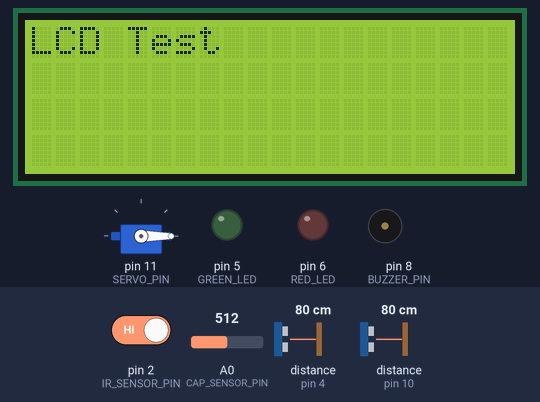
Simulated run of this sketch. Board: Arduino Uno, built with avr-gcc and run on an emulated ATmega328P. On the bench: 20×4 character LCD, servo, output pins drawn as LEDs (lit = HIGH), buzzer (waves = sounding, pin HIGH). Wiring (inferred from the names in the program): ultrasonic range finder: trigger pin 3; echo pin 4. The test bench sets the inputs (shaded band); at power-on: pin 2 (IR_SENSOR_PIN) HIGH, distance to the obstacle (sensors on pin 4, pin 10) 80 cm, A0 (CAP_SENSOR_PIN) = 512. The echo pulse lasts 58.3 µs per cm; the modem accepts every AT command (registered, SIM ready, sends succeed) and sends nothing else; pins used as bus, display or sensor lines are not drawn; what the sketch prints to the serial monitor is not drawn.

Above: at 0.6 s.
At 3.9 s:
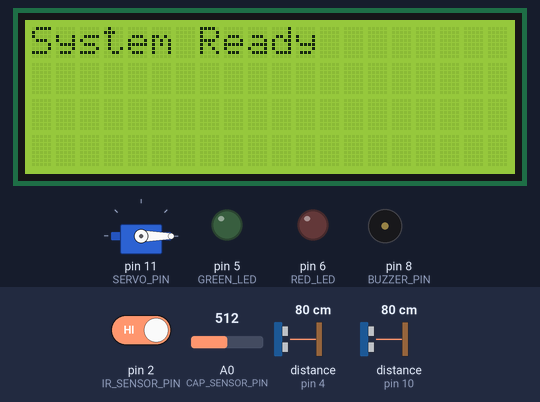
6.1 s: pin 2 (IR_SENSOR_PIN) driven LOW
At 7.9 s:
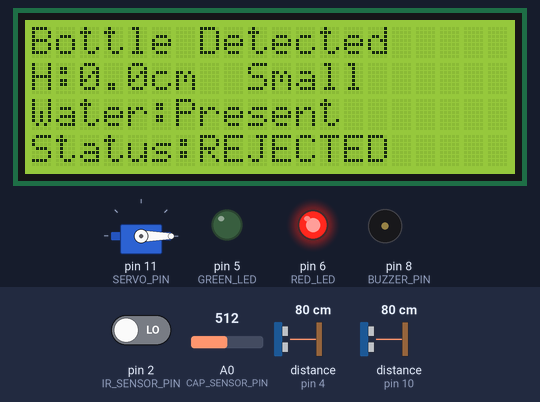
8.7 s: pin 2 (IR_SENSOR_PIN) driven HIGH
At 11.5 s:
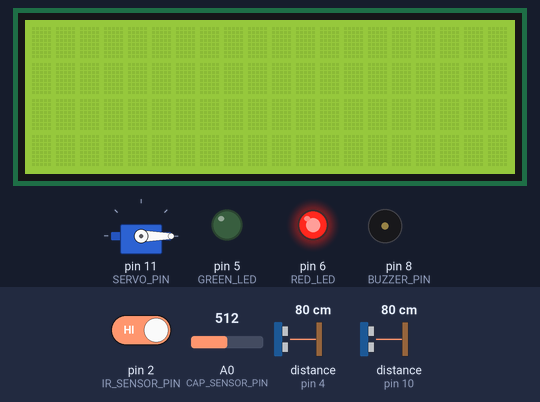
11.7 s: distance to the obstacle (sensor on pin 4) set to 12 cm
13.2 s: distance to the obstacle (sensor on pin 4) set to 9 cm
At 14.2 s:
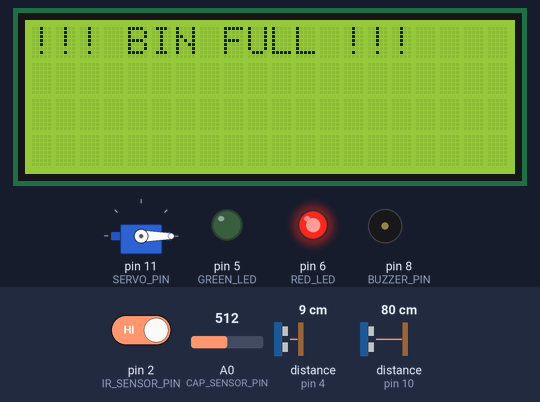
Timing chart, 0 to 15.7 s (numbered marks = the images above; inputs shaded):
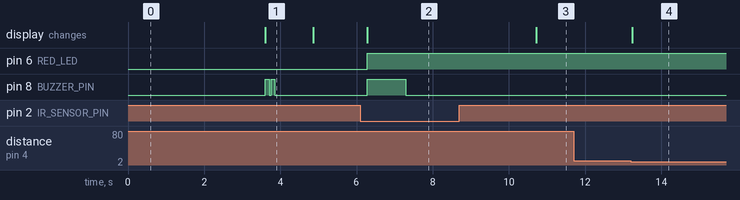

Measured:
- the behaviour switches between 11 and 10 cm on distance to the obstacle (sensor on pin 4) (found by bisection; images 3 and 4)
- after the input at 6.1 s, pin 6 (RED_LED): LOW → HIGH after 0.19 s; pin 8 (BUZZER_PIN): LOW → HIGH after 0.19 s, → LOW 1.0 s later; the display: changes after 0.19 s (image 2)
- after the input at 8.7 s, the display: changes after 2.0 s (image 3)
- after the input at 11.7 s, every drawn part: stays the same
- after the input at 13.2 s, the display: changes at once (image 4)
- what the display in image 1 shows lasts 1.3 s, from 3.6 s to 4.9 s

The sketch:

BottleNet_April5.ino
```cpp
#include <Wire.h>
#include <LiquidCrystal_I2C.h>
#include <Servo.h>

// ======================
// Hardware Configuration
// ======================
// Bin Ultrasonic Sensor
const int BIN_TRIG_PIN = 3;
const int BIN_ECHO_PIN = 4;
const float BIN_FULL_THRESHOLD = 10.0; // cm or less means bin is full

// SIM900A
#include <SoftwareSerial.h>
SoftwareSerial sim900(7, 6); // RX, TX

// LCD (Try both addresses if needed)
LiquidCrystal_I2C lcd(0x27, 20, 4);  // 0x27 or 0x3F

// Servo
Servo gateServo;
const int SERVO_PIN = 11;
const int SERVO_OPEN_ANGLE = 180;
const int SERVO_CLOSED_ANGLE = 0;

// Sensors
const int IR_SENSOR_PIN = 2;      // LOW when bottle detected
const int CAP_SENSOR_PIN = A0;    // Higher value = water present
const int TRIG_PIN = 9;           // Ultrasonic
const int ECHO_PIN = 10;          // Ultrasonic

// Indicators
const int BUZZER_PIN = 8;
const int GREEN_LED = 5;           // ACCEPT
const int RED_LED = 6;             // REJECT

// =================
// System Parameters
// =================
const float SMALL_MAX = 15.0;      // ≤15cm = Small
const float MEDIUM_MAX = 25.0;     // 15-25cm = Medium
const int CAP_WATER_THRESHOLD = 500;  // Adjust based on your sensor
const float SENSOR_HEIGHT = 40.0;  // Distance from sensor to conveyor (cm)

// ===============
// Initialization
// ===============
void setup() {
  Serial.begin(9600);
  Serial.println("Bottle Inspection System Booting...");

  // Initialize I2C bus first
  Wire.begin();

  // LCD Setup with Error Handling
  initializeLCD();

  // Servo Setup
  gateServo.attach(SERVO_PIN);
  gateServo.write(SERVO_CLOSED_ANGLE);

  // Sensor Setup
  pinMode(IR_SENSOR_PIN, INPUT);
  pinMode(TRIG_PIN, OUTPUT);
  pinMode(ECHO_PIN, INPUT);
  digitalWrite(TRIG_PIN, LOW);

  // Bin Sensor Pins
  pinMode(BIN_TRIG_PIN, OUTPUT);
  pinMode(BIN_ECHO_PIN, INPUT);
  digitalWrite(BIN_TRIG_PIN, LOW);

  // SIM900A Initialization
  sim900.begin(9600);
  delay(1000);
  sim900.println("AT"); // Basic check
  delay(1000);
  sim900.println("AT+CMGF=1"); // Set SMS mode
  delay(1000);

  // Indicator Setup
  pinMode(BUZZER_PIN, OUTPUT);
  pinMode(GREEN_LED, OUTPUT);
  pinMode(RED_LED, OUTPUT);
  digitalWrite(GREEN_LED, LOW);
  digitalWrite(RED_LED, LOW);

  // System Ready
  lcd.clear();
  lcd.setCursor(0, 0);
  lcd.print("System Ready");
  startupBeep();
  delay(1000);
  lcd.clear();
}

// ============
// Main Loop
// ============
void loop() {


  if (bottleDetected()) {
    inspectBottle();
    while (bottleDetected()) { delay(10); }  // Wait for bottle to pass
    delay(2000);  // Display results
    lcd.clear();
  }
  delay(10);

    float binLevel = measureBinLevel();
  static bool binWasFull = false;

  if (binLevel < BIN_FULL_THRESHOLD && !binWasFull) {
    lcd.clear();
    lcd.setCursor(0, 0);
    lcd.print("!!! BIN FULL !!!");
    sendSMS("The Bin is FULL");
    binWasFull = true;
  } else if (binLevel >= BIN_FULL_THRESHOLD) {
    binWasFull = false;
  }

}

// ===================
// Core Functions
// ===================

bool bottleDetected() {
  static unsigned long lastDebounce = 0;
  static bool lastState = HIGH;

  bool currentState = digitalRead(IR_SENSOR_PIN);

  if (currentState != lastState) {
    lastDebounce = millis();
  }

  if ((millis() - lastDebounce) > 50) {  // 50ms debounce
    if (currentState == LOW) return true;
  }

  lastState = currentState;
  return false;
}

void sendSMS(String message) {
  sim900.println("AT+CMGF=1"); // SMS text mode
  delay(500);
  sim900.println("AT+CMGS=\"+639312046126\""); // Replace with your number
  delay(500);
  sim900.print(message);
  delay(500);
  sim900.write(26); // End with Ctrl+Z
  delay(5000);
}

float measureBinLevel() {
  digitalWrite(BIN_TRIG_PIN, LOW);
  delayMicroseconds(2);
  digitalWrite(BIN_TRIG_PIN, HIGH);
  delayMicroseconds(10);
  digitalWrite(BIN_TRIG_PIN, LOW);
  long duration = pulseIn(BIN_ECHO_PIN, HIGH);
  float distance = duration * 0.0343 / 2;
  return distance;
}

void inspectBottle() {
  // Measure properties
  float height = measureBottleHeight();
  String size = classifyBottleSize(height);
  bool hasWater = checkWaterPresence();
  bool accepted = !hasWater;  // Only accept empty bottles

  // Update Display
  updateDisplay(height, size, hasWater, accepted);

  // Control outputs
  digitalWrite(GREEN_LED, accepted ? HIGH : LOW);
  digitalWrite(RED_LED, accepted ? LOW : HIGH);

  // Handle acceptance/rejection
  if (accepted) {
    openGate();
    acceptBeep();
    delay(5000);  // Gate open time
    closeGate();
  } else {
    rejectBeep();
  }

  // Debug output
  logResults(height, size, hasWater, accepted);
}

// ======================
// Hardware Control
// ======================

void initializeLCD() {
  lcd.init();
  lcd.backlight();

  // Test communication
  lcd.clear();
  lcd.setCursor(0, 0);
  lcd.print("LCD Test");
  delay(500);
}

void updateDisplay(float height, String size, bool hasWater, bool accepted) {
  lcd.clear();
  lcd.setCursor(0, 0); lcd.print("Bottle Detected   ");
  lcd.setCursor(0, 1); lcd.print("H:"); lcd.print(height, 1); lcd.print("cm  "); lcd.print(size);
  lcd.setCursor(0, 2); lcd.print("Water:"); lcd.print(hasWater ? "Present  " : "Absent  ");
  lcd.setCursor(0, 3); lcd.print("Status:"); lcd.print(accepted ? "ACCEPTED" : "REJECTED");
}

void openGate() {
  for (int pos = SERVO_CLOSED_ANGLE; pos <= SERVO_OPEN_ANGLE; pos += 2) {
    gateServo.write(pos);
    delay(20);
  }
}

void closeGate() {
  for (int pos = SERVO_OPEN_ANGLE; pos >= SERVO_CLOSED_ANGLE; pos -= 2) {
    gateServo.write(pos);
    delay(20);
  }
}

float measureBottleHeight() {
  digitalWrite(TRIG_PIN, HIGH);
  delayMicroseconds(10);
  digitalWrite(TRIG_PIN, LOW);
  long duration = pulseIn(ECHO_PIN, HIGH);
  float distance = duration * 0.0343 / 2;
  return max(SENSOR_HEIGHT - distance, 0.0);
}

String classifyBottleSize(float height) {
  if (height <= SMALL_MAX) return "Small";
  else if (height <= MEDIUM_MAX) return "Medium";
  else return "Large";
}

bool checkWaterPresence() {
  int avg = 0;
  for (int i = 0; i < 5; i++) {
    avg += analogRead(CAP_SENSOR_PIN);
    delay(10);
  }
  avg /= 5;
  return (avg > CAP_WATER_THRESHOLD);
}

// =================
// Feedback Signals
// =================
void startupBeep() {
  beep(100); delay(50); beep(100);
}

void acceptBeep() {
  beep(200); delay(100); beep(200);
}

void rejectBeep() {
  beep(1000);
}

void beep(int duration) {
  digitalWrite(BUZZER_PIN, HIGH);
  delay(duration);
  digitalWrite(BUZZER_PIN, LOW);
}

void logResults(float height, String size, bool hasWater, bool accepted) {
  Serial.print("\nHeight: "); Serial.print(height); Serial.print("cm");
  Serial.print(" | Size: "); Serial.print(size);
  Serial.print(" | Water: "); Serial.print(hasWater ? "Yes" : "No");
  Serial.print(" | Status: "); Serial.println(accepted ? "ACCEPTED" : "REJECTED");
  float binLevel = measureBinLevel();
  Serial.print(" | Bin Level: "); Serial.print(binLevel); Serial.println("cm");

}
```
